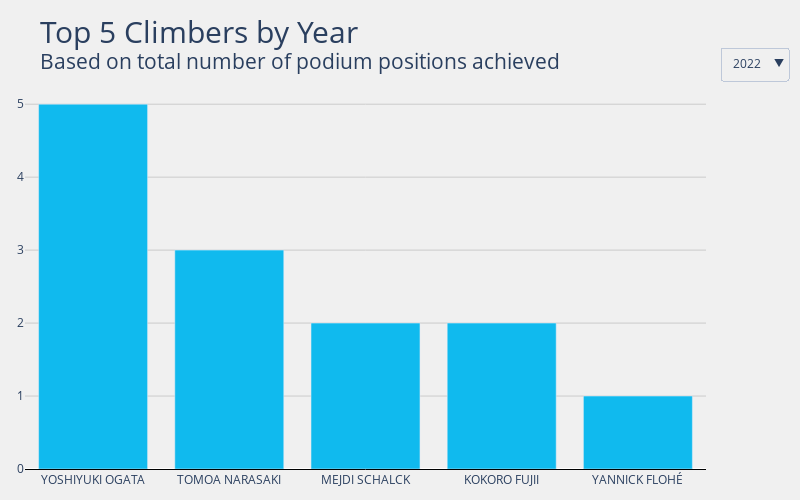

Notebook source saved alongside this figure:
### Markdown cell above
## Top Climbers By Year

### Code cell
def get_top_by_year(df):
    """
    Returns a dataframe showing the top 5 climbers grouped by competition
    year, based on the number of times they reached the podium.
    
    df: dataframe containing results for all bouldering events
    """
    df = df[(df['Rank'] <= 3) & (df['Rank'] > 0)] # Only get climbers on podium
    df = df.groupby(['Year'])[['Name']].value_counts().to_frame(name='Podiums').reset_index() # Each climber's podium count by year    
    df = df.groupby(['Year'], sort=False).head(5).reset_index(drop=True).astype({'Year': 'int'}) # Top 5 climbers per year by podium count
    return df
    
top_by_year = get_top_by_year(boulder_men_all_results)
title = "Top 5 Climbers by Year<br><sup>Based on total number of podium positions achieved"
gen_plotly(top_by_year, 'Year', title)

### Figure 1 — Plotly figure (JSON) as saved in the notebook; plotly's stock layout.template omitted (floating-point values rounded to 4 significant figures)
{"data": [{"marker": {"color": "#10baee"}, "name": "2007", "type": "bar", "visible": false, "x": ["KILIAN FISCHHUBER", "DMITRII SHARAFUTDINOV", "AKITO MATSUSHIMA", "JONAS BAUMANN", "JORG VERHOEVEN"], "y": [5, 4, 3, 1, 1]}, {"marker": {"color": "#10baee"}, "name": "2008", "type": "bar", "visible": false, "x": ["KILIAN FISCHHUBER", "DAVID LAMA", "DMITRII SHARAFUTDINOV", "RUSTAM GELMANOV", "STANISLAV KLESHNOV"], "y": [6, 4, 3, 2, 1]}, {"marker": {"color": "#10baee"}, "name": "2009", "type": "bar", "visible": false, "x": ["KILIAN FISCHHUBER", "GABRIELE MORONI", "RUSTAM GELMANOV", "STÉPHAN JULIEN", "ADAM ONDRA"], "y": [4, 2, 2, 2, 1]}, {"marker": {"color": "#10baee"}, "name": "2010", "type": "bar", "visible": false, "x": ["ADAM ONDRA", "KILIAN FISCHHUBER", "TSUKURU HORI", "DMITRII SHARAFUTDINOV", "MYKHAYLO SHALAGIN"], "y": [5, 5, 2, 2, 1]}, {"marker": {"color": "#10baee"}, "name": "2011", "type": "bar", "visible": false, "x": ["KILIAN FISCHHUBER", "DMITRII SHARAFUTDINOV", "RUSTAM GELMANOV", "ALEKSEY RUBTSOV", "GUILLAUME GLAIRON MONDET"], "y": [5, 5, 3, 2, 2]}, {"marker": {"color": "#10baee"}, "name": "2012", "type": "bar", "visible": false, "x": ["KILIAN FISCHHUBER", "RUSTAM GELMANOV", "SEAN MCCOLL", "DMITRII SHARAFUTDINOV", "JAKOB SCHUBERT"], "y": [5, 5, 3, 3, 2]}, {"marker": {"color": "#10baee"}, "name": "2013", "type": "bar", "visible": false, "x": ["DMITRII SHARAFUTDINOV", "KILIAN FISCHHUBER", "JORG VERHOEVEN", "JAKOB SCHUBERT", "JAN HOJER"], "y": [5, 3, 3, 3, 2]}, {"marker": {"color": "#10baee"}, "name": "2014", "type": "bar", "visible": false, "x": ["JAN HOJER", "DMITRII SHARAFUTDINOV", "GUILLAUME GLAIRON MONDET", "RUSTAM GELMANOV", "SEAN MCCOLL"], "y": [6, 4, 4, 3, 3]}, {"marker": {"color": "#10baee"}, "name": "2015", "type": "bar", "visible": false, "x": ["JONGWON CHON", "ADAM ONDRA", "NATHANIEL COLEMAN", "ALBAN LEVIER", "TSUKURU HORI"], "y": [3, 2, 2, 2, 1]}, {"marker": {"color": "#10baee"}, "name": "2016", "type": "bar", "visible": false, "x": ["TOMOA NARASAKI", "ALEKSEY RUBTSOV", "JONGWON CHON", "KOKORO FUJII", "MANUEL CORNU"], "y": [6, 4, 3, 3, 1]}, {"marker": {"color": "#10baee"}, "name": "2017", "type": "bar", "visible": false, "x": ["TOMOA NARASAKI", "ALEKSEY RUBTSOV", "JONGWON CHON", "KEITA WATABE", "YOSHIYUKI OGATA"], "y": [4, 4, 3, 3, 1]}, {"marker": {"color": "#10baee"}, "name": "2018", "type": "bar", "visible": false, "x": ["JERNEJ KRUDER", "TOMOA NARASAKI", "GREGOR VEZONIK", "REI SUGIMOTO", "ALEKSEY RUBTSOV"], "y": [4, 4, 4, 2, 2]}, {"marker": {"color": "#10baee"}, "name": "2019", "type": "bar", "visible": false, "x": ["TOMOA NARASAKI", "ADAM ONDRA", "JAKOB SCHUBERT", "YOSHIYUKI OGATA", "ANZE PEHARC"], "y": [5, 3, 3, 2, 1]}, {"marker": {"color": "#10baee"}, "name": "2020", "type": "bar", "visible": false, "x": ["SERGEI LUZHETSKII", "NIKOLAI IARILOVETS", "JERNEJ KRUDER"], "y": [1, 1, 1]}, {"marker": {"color": "#10baee"}, "name": "2021", "type": "bar", "visible": false, "x": ["YOSHIYUKI OGATA", "ADAM ONDRA", "KOKORO FUJII", "TOMOA NARASAKI", "TOMOAKI TAKATA"], "y": [2, 2, 2, 2, 1]}, {"marker": {"color": "#10baee"}, "name": "2022", "type": "bar", "visible": true, "x": ["YOSHIYUKI OGATA", "TOMOA NARASAKI", "MEJDI SCHALCK", "KOKORO FUJII", "YANNICK FLOHÉ"], "y": [5, 3, 2, 2, 1]}], "layout": {"height": 500, "margin": {"b": 25, "l": 25, "r": 25, "t": 85}, "paper_bgcolor": "#f0f0f0", "plot_bgcolor": "#f0f0f0", "title": {"font": {"size": 30}, "text": "Top 5 Climbers by Year<br><sup>Based on total number of podium positions achieved"}, "updatemenus": [{"active": 15, "buttons": [{"args": [{"showlegend": false, "title": "2007", "visible": [true, false, false, false, false, false, false, false, false, false, false, false, false, false, false, false]}], "label": "2007", "method": "update"}, {"args": [{"showlegend": false, "title": "2008", "visible": [false, true, false, false, false, false, false, false, false, false, false, false, false, false, false, false]}], "label": "2008", "method": "update"}, {"args": [{"showlegend": false, "title": "2009", "visible": [false, false, true, false, false, false, false, false, false, false, false, false, false, false, false, false]}], "label": "2009", "method": "update"}, {"args": [{"showlegend": false, "title": "2010", "visible": [false, false, false, true, false, false, false, false, false, false, false, false, false, false, false, false]}], "label": "2010", "method": "update"}, {"args": [{"showlegend": false, "title": "2011", "visible": [false, false, false, false, true, false, false, false, false, false, false, false, false, false, false, false]}], "label": "2011", "method": "update"}, {"args": [{"showlegend": false, "title": "2012", "visible": [false, false, false, false, false, true, false, false, false, false, false, false, false, false, false, false]}], "label": "2012", "method": "update"}, {"args": [{"showlegend": false, "title": "2013", "visible": [false, false, false, false, false, false, true, false, false, false, false, false, false, false, false, false]}], "label": "2013", "method": "update"}, {"args": [{"showlegend": false, "title": "2014", "visible": [false, false, false, false, false, false, false, true, false, false, false, false, false, false, false, false]}], "label": "2014", "method": "update"}, {"args": [{"showlegend": false, "title": "2015", "visible": [false, false, false, false, false, false, false, false, true, false, false, false, false, false, false, false]}], "label": "2015", "method": "update"}, {"args": [{"showlegend": false, "title": "2016", "visible": [false, false, false, false, false, false, false, false, false, true, false, false, false, false, false, false]}], "label": "2016", "method": "update"}, {"args": [{"showlegend": false, "title": "2017", "visible": [false, false, false, false, false, false, false, false, false, false, true, false, false, false, false, false]}], "label": "2017", "method": "update"}, {"args": [{"showlegend": false, "title": "2018", "visible": [false, false, false, false, false, false, false, false, false, false, false, true, false, false, false, false]}], "label": "2018", "method": "update"}, {"args": [{"showlegend": false, "title": "2019", "visible": [false, false, false, false, false, false, false, false, false, false, false, false, true, false, false, false]}], "label": "2019", "method": "update"}, {"args": [{"showlegend": false, "title": "2020", "visible": [false, false, false, false, false, false, false, false, false, false, false, false, false, true, false, false]}], "label": "2020", "method": "update"}, {"args": [{"showlegend": false, "title": "2021", "visible": [false, false, false, false, false, false, false, false, false, false, false, false, false, false, true, false]}], "label": "2021", "method": "update"}, {"args": [{"showlegend": false, "title": "2022", "visible": [false, false, false, false, false, false, false, false, false, false, false, false, false, false, false, true]}], "label": "2022", "method": "update"}], "x": 1.12, "xanchor": "right", "y": 1.1, "yanchor": "top"}], "width": 800, "xaxis": {"autorange": true, "linecolor": "black", "range": [-0.5, 4.5], "showline": true, "title": {}, "type": "category"}, "yaxis": {"autorange": true, "gridcolor": "#cbcbcb", "range": [0, 5.263], "showticklabels": true, "tickvals": [0, 1, 2, 3, 4, 5, 6, 7, 8, 9, 10, 11, 12, 13, 14, 15, 16, 17, 18, 19, 20, 21, 22, 23, 24, 25, 26, 27, 28, 29], "title": {}, "type": "linear"}}}
